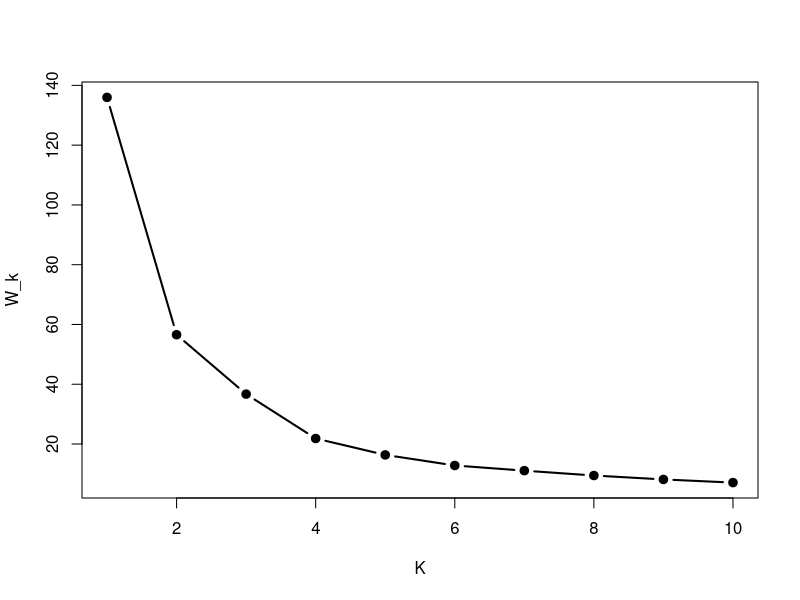

Source code (R): (Note: this script raises an error after producing the figure.)
library(mclust)
setwd("/Users/yuetongliu/Desktop")
#===== K-means clustering and plot within cluster SS against K
dat <- read.csv("Iris.txt",header=T)
kmobj <- vector('list',10); ss <- rep(0,10)
for(i in 1:10){
	kmobj[[i]] <- kmeans(dat,centers=i,nstart=50)
	ss[i] <- sum(kmobj[[i]]$within)
}
#1
ss[2]
#2
plot(1:10,ss,xlab='K',ylab='W_k',type='b',lwd=2,pch=19)

#===== Plot the clusters for each K
origpar <- par() #Save original par settings
par(mfrow=c(3,3),mar=c(4,3.5,2,0.5),mgp=c(2.5,1,0))
for(i in 2:10) plot(dat,col=kmobj[[i]]$cluster,pch=19,xlab="Sepal",ylab="Petal",main=paste("K =",i))
par(origpar) #Restore original par settings (you can ignore the warnings)

#4===== Model-based clustering
mcobj <- Mclust(dat)
summary(mcobj)

#===== Are these clusters the same as for K-means with K=2?
table(abs(mcobj$classification-kmobj[[2]]$cluster))

#Alternatively...
par(mfrow=c(1,2))
plot(dat,col=kmobj[[2]]$cluster,pch=19,xlab="Sepal",ylab="Petal",main="2-means")
plot(dat,col=mcobj$classification,pch=19,xlab="Sepal",ylab="Petal",main="Model-based")
#4 points in a different cluster
